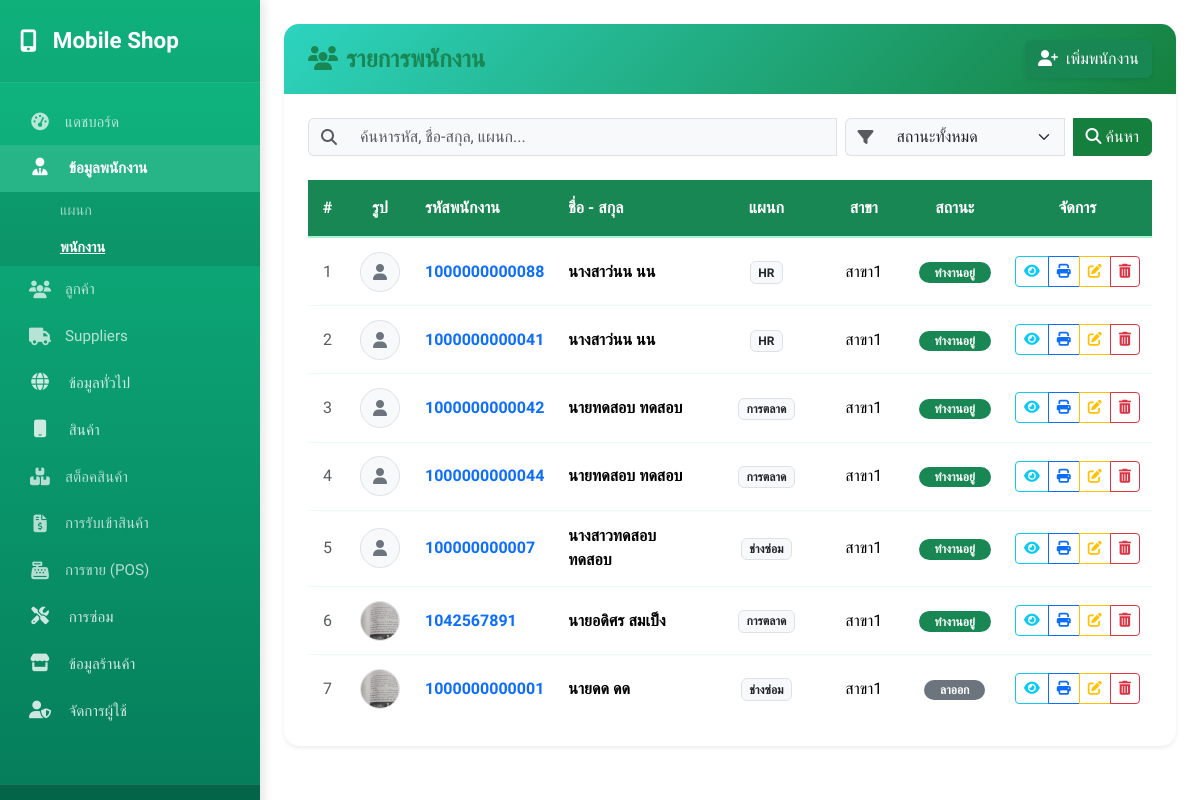
The page /employee/employee.php (signed in) on the database its author committed.
### tables this page shows
CREATE TABLE `employees` (
  `emp_id` int(6) NOT NULL,
  `emp_code` varchar(20) NOT NULL,
  `emp_national_id` varchar(20) NOT NULL,
  `firstname_th` varchar(30) NOT NULL,
  `lastname_th` varchar(30) NOT NULL,
  `firstname_en` varchar(30) DEFAULT NULL,
  `lastname_en` varchar(30) DEFAULT NULL,
  `emp_phone_no` varchar(20) NOT NULL,
  `emp_email` varchar(75) DEFAULT NULL,
  `emp_line_id` varchar(30) DEFAULT NULL,
  `emp_birthday` date DEFAULT NULL,
  `create_at` datetime NOT NULL DEFAULT current_timestamp(),
  `update_at` datetime NOT NULL DEFAULT current_timestamp(),
  `emp_gender` enum('Male','Female') NOT NULL,
  `emp_status` enum('Active','Resigned') NOT NULL,
  `prefixs_prefix_id` int(6) NOT NULL,
  `Addresses_address_id` int(6) NOT NULL,
  `religions_religion_id` int(2) NOT NULL,
  `departments_dept_id` int(11) NOT NULL,
  `branches_branch_id` int(3) NOT NULL,
  `users_user_id` int(6) DEFAULT NULL COMMENT 'FK อ้างอิงตาราง users',
  `emp_image` varchar(255) DEFAULT NULL COMMENT 'ชื่อไฟล์รูปโปรไฟล์'
);

CREATE TABLE `prefixs` (
  `prefix_id` int(6) NOT NULL,
  `prefix_th` varchar(20) NOT NULL,
  `prefix_en` varchar(20) DEFAULT NULL,
  `prefix_th_abbr` varchar(20) DEFAULT NULL,
  `prefix_en_abbr` varchar(20) DEFAULT NULL,
  `is_active` tinyint(1) NOT NULL DEFAULT 1 COMMENT 'สถานะ (1=ใช้งาน, 0=ไม่ใช้งาน)'
);

CREATE TABLE `departments` (
  `dept_id` int(4) NOT NULL,
  `dept_name` varchar(50) NOT NULL,
  `dept_desc` varchar(100) DEFAULT NULL,
  `create_at` datetime NOT NULL DEFAULT current_timestamp(),
  `update_at` datetime NOT NULL DEFAULT current_timestamp()
);

CREATE TABLE `branches` (
  `branch_id` int(3) NOT NULL,
  `branch_code` varchar(30) DEFAULT NULL,
  `branch_name` varchar(50) NOT NULL,
  `branch_phone` varchar(20) NOT NULL,
  `create_at` datetime NOT NULL DEFAULT current_timestamp(),
  `update_at` datetime NOT NULL DEFAULT current_timestamp(),
  `Addresses_address_id` int(6) NOT NULL,
  `shop_info_shop_id` int(3) NOT NULL
);

### config/load_theme.php (called while the page is built, shortened)
<?php
$user_id = $_SESSION['user_id'] ?? 1;
$theme_sql = "SELECT * FROM systemconfig WHERE user_id = $user_id";
$theme_result = mysqli_query($conn, $theme_sql);
$theme = mysqli_fetch_assoc($theme_result);
$theme_color        = $theme['theme_color'] ?? '#198754';
$header_bg_color    = $theme['header_bg_color'] ?? '#198754';
$header_text_color  = $theme['header_text_color'] ?? '#ffffff';
?>

### employee/employee.php (the view, shortened to what this page needs)
<?php
require '../config/config.php';
$search_term = isset($_GET['search']) ? trim($_GET['search']) : '';
$status_filter = isset($_GET['status_filter']) ? $_GET['status_filter'] : 'All';
$sql = "
    SELECT
        e.emp_id,
        e.emp_code,
        e.firstname_th,
        e.lastname_th,
        e.emp_status,
        e.emp_image,
        p.prefix_th,
        d.dept_name,
        b.branch_name
    FROM employees AS e
    LEFT JOIN prefixs p ON e.prefixs_prefix_id = p.prefix_id
    LEFT JOIN departments d ON e.departments_dept_id = d.dept_id
    LEFT JOIN branches b ON e.branches_branch_id = b.branch_id
";
$sql .= " ORDER BY e.emp_id DESC";
$stmt = $conn->prepare($sql);
if ($stmt) {
    $stmt->execute();
    $result = $stmt->get_result();
    while ($row = $result->fetch_assoc()) {
        $employees[] = $row;
    }
} else {
    die("Error preparing statement: " . $conn->error);
}
?>
<!DOCTYPE html>
<html lang="th">
<head>
    <link href="https://cdn.jsdelivr.net/npm/bootstrap@5.3.3/dist/css/bootstrap.min.css" rel="stylesheet">
    <link href="https://cdnjs.cloudflare.com/ajax/libs/font-awesome/6.5.1/css/all.min.css" rel="stylesheet">
    <?php require '../config/load_theme.php'; ?>
</head>
<body>
    <div class="d-flex" id="wrapper">
        <?php include '../global/sidebar.php'; ?>
        <div class="main-content w-100">
            <div class="container-fluid py-4">
                <div class="container-lg">
                    <div class="card border-0 shadow-sm">
                        <div class="card-header bg-white py-3 d-flex justify-content-between align-items-center">
                            <h4 class="mb-0" style="color: <?= $theme_color ?>;">
                                <i class="fas fa-users me-2"></i>รายการพนักงาน
                            </h4>
                            <a href="add_employee.php" class="btn btn-success text-white shadow-sm">
                                <i class="fas fa-user-plus me-2"></i>เพิ่มพนักงาน
                            </a>
                        </div>
                        <div class="card-body p-4">
                            <form method="GET" action="employee.php" class="mb-4">
                                <div class="input-group">
                                    <span class="input-group-text bg-light border-end-0"><i class="fas fa-search text-muted"></i></span>
                                    <input type="text" class="form-control border-start-0 bg-light" name="search"
                                        placeholder="ค้นหารหัส, ชื่อ-สกุล, แผนก..."
                                        value="<?= htmlspecialchars($search_term) ?>">
                                    <span class="input-group-text bg-light border-end-0 ms-2 rounded-start"><i class="fas fa-filter text-muted"></i></span>
                                    <select name="status_filter" class="form-select border-start-0 bg-light" style="max-width: 180px;">
                                        <option value="All" <?= ($status_filter == 'All') ? 'selected' : '' ?>>สถานะทั้งหมด</option>
                                    </select>
                                    <button class="btn btn-primary ms-2" type="submit"><i class="fas fa-search"></i> ค้นหา</button>
                                </div>
                            </form>
                            <div class="table-responsive">
                                <table class="table table-hover align-middle mb-0">
                                    <thead style="background-color: <?= $header_bg_color ?>; color: <?= $header_text_color ?>;">
                                        <tr>
                                            <th class="text-center" style="width: 5%;">#</th>
                                            <th class="text-center" style="width: 8%;">รูป</th>
                                            <th style="width: 15%;">รหัสพนักงาน</th>
                                            <th style="width: 25%;">ชื่อ - สกุล</th>
                                            <th class="text-center" style="width: 15%;">แผนก</th>
                                            <th class="text-center" style="width: 12%;">สาขา</th>
                                            <th class="text-center" style="width: 10%;">สถานะ</th>
                                            <th class="text-center" style="width: 10%;">จัดการ</th>
                                        </tr>
                                    </thead>
                                    <tbody>
                                        <?php if (count($employees) > 0): ?>
                                            <?php foreach ($employees as $index => $emp): ?>
                                                <tr>
                                                    <td class="text-center text-muted"><?= $index + 1 ?></td>
                                                    <td class="text-center">
                                                        <?php if (!empty($emp['emp_image']) && file_exists("../uploads/employees/" . $emp['emp_image'])): ?>
                                                            <img src="../uploads/employees/<?= htmlspecialchars($emp['emp_image']) ?>"
                                                                alt="Profile"
                                                                class="rounded-circle border"
                                                                style="width: 40px; height: 40px; object-fit: cover;">
                                                        <?php else: ?>
                                                            <div class="rounded-circle bg-light d-inline-flex align-items-center justify-content-center text-secondary border"
                                                                style="width: 40px; height: 40px;">
                                                                <i class="fas fa-user"></i>
                                                            </div>
                                                        <?php endif; ?>
                                                    </td>
                                                    <td class="fw-bold text-primary"><?= htmlspecialchars($emp['emp_code']) ?></td>
                                                    <td>
                                                        <div class="fw-bold"><?= htmlspecialchars($emp['prefix_th'] . $emp['firstname_th'] . ' ' . $emp['lastname_th']) ?></div>
                                                    </td>
                                                    <td class="text-center"><span class="badge bg-light text-dark border"><?= htmlspecialchars($emp['dept_name'] ?? '-') ?></span></td>
                                                    <td class="text-center"><?= htmlspecialchars($emp['branch_name'] ?? '-') ?></td>
                                                    <td class="text-center">
                                                        <?php if ($emp['emp_status'] == 'Active'): ?>
                                                            <span class="badge bg-success rounded-pill px-3">ทำงานอยู่</span>
                                                        <?php else: ?>
                                                            <span class="badge bg-secondary rounded-pill px-3">ลาออก</span>
                                                        <?php endif; ?>
                                                    </td>
                                                    <td class="text-center">
                                                        <div class="btn-group">
                                                            <a href="view_employee.php?id=<?= $emp['emp_id'] ?>" class="btn btn-sm btn-outline-info" title="ดูรายละเอียด">
                                                                <i class="fas fa-eye"></i>
                                                            </a>
                                                            <a href="print_employee.php?id=<?= $emp['emp_id'] ?>" class="btn btn-sm btn-outline-primary" title="พิมพ์ใบประวัติ" target="_blank">
                                                                <i class="fas fa-print"></i>
                                                            </a>
                                                            <a href="edit_employee.php?id=<?= $emp['emp_id'] ?>" class="btn btn-sm btn-outline-warning" title="แก้ไข">
                                                                <i class="fas fa-edit"></i>
                                                            </a>
                                                            <a href="delete_employee.php?id=<?= $emp['emp_id'] ?>" class="btn btn-sm btn-outline-danger"
                                                                onclick="return confirm('คุณต้องการลบข้อมูลพนักงาน <?= htmlspecialchars($emp['firstname_th']) ?> ใช่หรือไม่?');" title="ลบ">
                                                                <i class="fas fa-trash-alt"></i>
                                                            </a>
                                                        </div>
                                                    </td>
                                                </tr>
                                            <?php endforeach; ?>
                                        <?php endif; ?>
                                    </tbody>
                                </table>
                            </div>
                        </div>
                    </div>
                </div>
            </div>
        </div>
    </div>
</body>
</html>

### employee/employee.php (style rules this page uses)
body { background-color: #f0fdf4; color: #333; }
.card { border: none; border-radius: 15px; box-shadow: 0 6px 20px rgba(0, 0, 0, 0.08); overflow: hidden; }
.card-header { background: linear-gradient(135deg, #2dd4bf 0%, #15803d 100%); color: white; border-top-left-radius: 15px; border-top-right-radius: 15px; padding: 1.25rem 1.5rem; border-bottom: none; }
.card-header h4 { font-weight: 600; margin-bottom: 0; }
.btn-primary { background-color: #15803d; border-color: #15803d; }
.table thead { background-color: #f0fdf4; color: #14532d; font-weight: 600; }
.table th { border-bottom: 2px solid #a7f3d0 !important; padding: 1rem 0.75rem; }
.table tbody tr:last-child td { border-bottom: none; }
.table td { padding: 0.85rem 0.75rem; border-bottom: 1px solid #e6fcf5; vertical-align: middle; }

### global/sidebar.php (style rules this page uses)
:root { --sidebar-width: 260px; --sidebar-bg-gradient: linear-gradient(180deg, #10b981 0%, #047857 100%); --sidebar-text: #ffffff; --sidebar-text-muted: rgba(255, 255, 255, 0.7); --sidebar-hover-bg: rgba(255, 255, 255, 0.15); --sidebar-active-bg: #ffffff; --sidebar-active-text: #047857; }
#wrapper { display: flex; width: 100%; overflow-x: hidden; }
.main-content { width: 100%; margin-left: var(--sidebar-width); transition: margin 0.25s ease-out; }

### rows shown on the page
employees: emp_code "1000000000088", firstname_th+lastname_th "นางสาว่นน นน", departments.dept_name "HR", branches.branch_name "สาขา1", emp_status "ทำงานอยู่"
employees: emp_code "1000000000041", firstname_th+lastname_th "นางสาว่นน นน", departments.dept_name "HR", branches.branch_name "สาขา1", emp_status "ทำงานอยู่"
employees: emp_code "1000000000042", firstname_th+lastname_th "นายทดสอบ ทดสอบ", departments.dept_name "การตลาด", branches.branch_name "สาขา1", emp_status "ทำงานอยู่"
employees: emp_code "1000000000044", firstname_th+lastname_th "นายทดสอบ ทดสอบ", departments.dept_name "การตลาด", branches.branch_name "สาขา1", emp_status "ทำงานอยู่"
employees: emp_code "100000000007", firstname_th+lastname_th "นางสาวทดสอบ ทดสอบ", departments.dept_name "ช่างซ่อม", branches.branch_name "สาขา1", emp_status "ทำงานอยู่"
employees: emp_image (picture), emp_code "1042567891", firstname_th+lastname_th "นายอดิศร สมเป็ง", departments.dept_name "การตลาด", branches.branch_name "สาขา1", emp_status "ทำงานอยู่"
employees: emp_image (picture), emp_code "1000000000001", firstname_th+lastname_th "นายดด ดด", departments.dept_name "ช่างซ่อม", branches.branch_name "สาขา1", emp_status "ลาออก"
